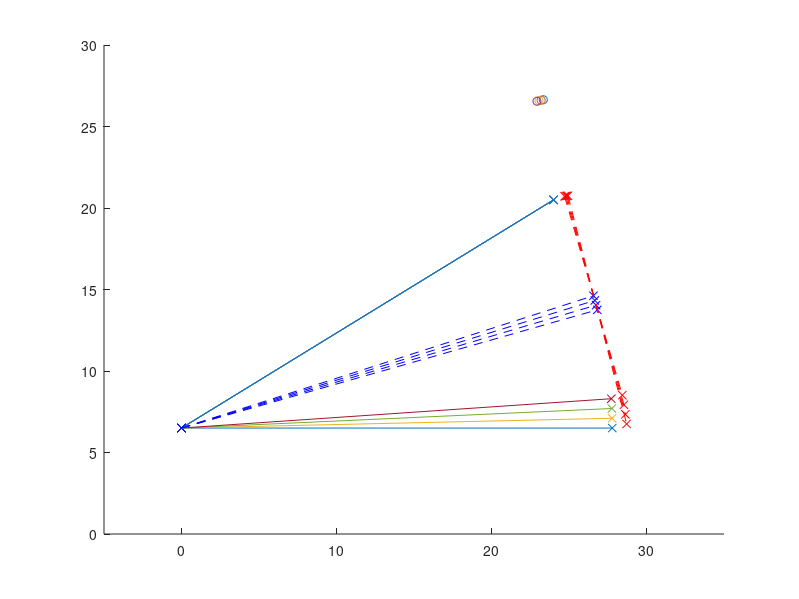
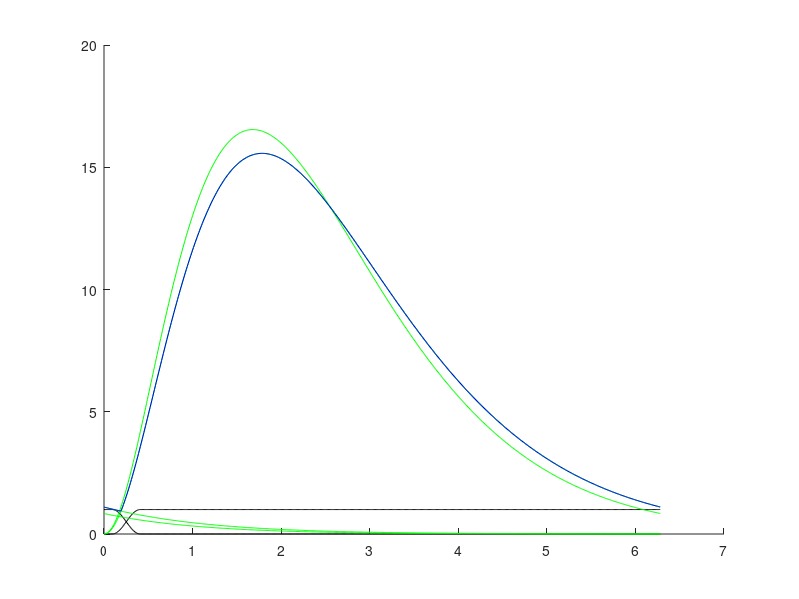
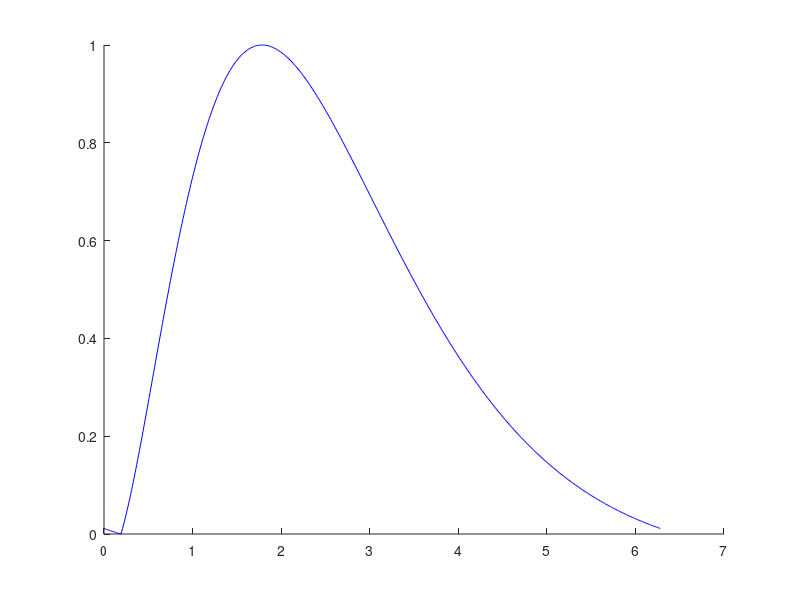
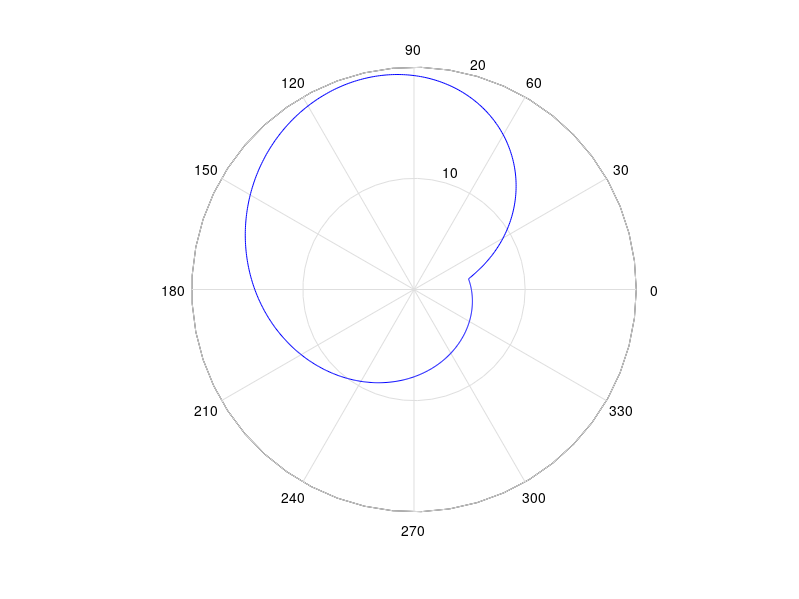

Write MATLAB code to recreate these figures, in order.
% The OxyGEN proyect by Profoty.xyz
% Together against the Covid-19
% V4.0 rev.17/03/2020
% 
% Website/blog: oxygen.protofy.xyz
% Contact: oxygen@protofy.xyz


%GEOMETRICAL PARAMETERS

clear;

%Length from the bearing to the hinge
l0 = 27.5;

%Length of the vertical wall that supports the hinge
h0 = 6.5;

%Lenght of the vertical support of the bearing
hb = 4.0;

%Bearing radius
br = 1.1;

%Array of different max and min positions of the bearing
h1a = [6.5, 7.1, 7.7, 8.3];
h2a = [20.5, 20.5, 20.5, 20.5];

%Number of cycles per cam turn (1 to 3).
nc = 1;

%Minimum radius of the camshaft
rmin = 5;


%BREATHING CYCLE PARAMETERS

%Duration of the inhale cycle / duration of the whole cycle
lambda1 = 0.500;
lambda2 = 0.04;

%Soft transition between inhale and exhale cycles
dpsi21 = 0.05;
dpsi12 = 0.04;

%Adjust parameters of the inhale curve
ga1 = 3.1;
gb1 = .85;
ff1 = 50;

%Adjust parametes of the exhale curve
ga2 = 3.1;
gb2 = .80;
ff2 = 50;


%GENERATION OF THE CURVES AND THE CAMSHAFT

%Generation of the geometry

l = sqrt(l0^2+hb^2);


for i = 1:numel(h1a);
    
    ymin(i) = h1a(i);
    ymax(i) = h2a(i);
    
    alphamin(i) = acos((h0 - h1a(i)) / l);
    alphamax(i) = acos((h0 - h2a(i)) / l);
    
    xmin(i) = l*sin(alphamin(i));    
    xmax(i) = l*sin(alphamax(i));
    
    d(i) = sqrt((xmin(i)-xmax(i))^2 + (ymin(i)-ymax(i))^2);
    
    alphatan(i) = (alphamin(i) + alphamax(i)) / 2;
    
    xtan(i) = l*sin(alphatan(i));    
    ytan(i) = h0 - l*cos(alphatan(i));
    
    xsup(i) = xtan(i) + (d(i)/2)*cos(alphatan(i));
    xinf(i) = xtan(i) - (d(i)/2)*cos(alphatan(i));
    
    ysup(i) = ytan(i) + (d(i)/2)*sin(alphatan(i));
    yinf(i) = ytan(i) - (d(i)/2)*sin(alphatan(i));
    
    xcam(i) = xtan(i) + (d(i)/2 + rmin + br)*cos(alphatan(i));
    ycam(i) = ytan(i) + (d(i)/2 + rmin + br)*sin(alphatan(i));
    
end;


%Time increment
dt = 0.01;

%time coordinate during the whole cycle
theta = 0:dt:2*pi;

%Generation of the soft transition between inhale and exhale curves
psi1 = [];
psi2 = [];

for i = 1:numel(theta);
    
    if theta(i) < (lambda2-dpsi21/2)*2*pi;
        psi1(i) = 0;
        
    elseif theta(i) < (lambda2+dpsi21/2)*2*pi;
        psi1(i) = 0.5 + 0.5*cos((theta(i)-(lambda2+dpsi21/2)*2*pi)/(2*dpsi21));
        
    else theta(i) < (lambda1-dpsi12/2)*2*pi;
        psi1(i) = 1;
        
    end;
    
    psi2(i) = 1 - psi1(i);
    
end;    


%Generation of the complete breathing cycle rho(theta)

rho = [];
rho1 = [];
rho2 = [];
rho2next = [];

rhomin = 1000;
rhomax = 0;

for i = 1:numel(theta);
    
    %Inhale curve
    rho1(i) = ff1*gampdf(theta(i), ga1, gb1);
    rho1next(i) = ff1*gampdf(theta(i)+2*pi, ga1, gb1);
    
    %Exhale curve
    rho2(i) = ff2*gampdf(theta(i), ga2, gb2);
    rho2next(i) = ff2*gampdf(theta(i)+2*pi, ga2, gb2);
    
   
    rho(i) = max(rho1(i), rho1next(i));
 
    
    %Capturing min and max in order to generate the normalized curve
    if rho(i) > rhomax
        rhomax = rho(i);
    end;
    
    if rho(i) < rhomin
        rhomin = rho(i);
    end;

end;


%Generation of a normalised curve and camshaft

rhonorm = [];
rhocam = [];

for i = 1:numel(theta);
    
    rhonorm(i) = (rho(i)-rhomin)/(rhomax-rhomin);
        
    for n = 1:numel(d)
        
        rhocam(n,i) = rmin + rhonorm(i)*d(n);
        
    end;
    
end;


%Generation of the first derivate of the camshaft geometry to analize and
%validate the design

drho = [];
drhonorm = [];
drhocam = [];

a = rmin;
b = 1/dt;

for i = 1 : numel(rho)-1;
    
    drho(i) = b*(rho(i+1)-rho(i));
    drhonorm(i) = b*(rhonorm(i+1)-rhonorm(i));
    drhocam(i) = b*(rhocam(i+1)-rhocam(i)) + a;
    
end;

drho(numel(rho)) = b*(rho(1)-rho(numel(rho)));
drhonorm(numel(rhonorm)) = b*(rhonorm(1)-rhonorm(numel(rhonorm)));
drhocam(numel(rhocam)) = b*(rhocam(1)-rhocam(numel(rhocam))) + a;


%X and Y coordinates during two cycles (for 2-cycle camshaft plot)

theta2 = [theta/2, (2*pi+theta)/2];

rhocam2 = [rhocam, rhocam];
drhocam2 = [drho, drho];


%X and Y coordinates during three cycles (for 3-cycle camshaft plot)

theta3 = [theta/3, (2*pi+theta)/3, (4*pi+theta)/3];

rhocam3 = [rhocam, rhocam, rhocam];
drhocam3 = [drho, drho, drho];



%GENERATION OF THE PLOTS

%Trying to print it out in real size (FAIL)
%set(gcf,'PaperUnits','centimeters'); 
%set(gcf,'PaperSize',[42 29.7]);


fpos = figure('Name', 'Dimensions', 'Units', 'centimeters', 'NumberTitle', 'off');
set(gcf,'PaperUnits','centimeters', 'PaperSize', [42/2 27.9/2]);
set(gcf, 'units', 'centimeters', 'position', [0, 0, 28, 20]);
fpos = gcf;
hold on

xlim([-5 35]);
ylim([0 30]);

for i = 1:numel(xmin)
    
    plot([0, xmin(i)], [h0, ymin(i)], '-x')    
    plot([0, xmax(i)], [h0, ymax(i)], '-x')
    
    plot([0, xtan(i)], [h0, ytan(i)], '--xb')
    
    plot([xsup(i), xinf(i)], [ysup(i), yinf(i)], '--xr')
    scatter(xcam(i), ycam(i))

end;

hold off




%Plot of the breathing cycle interpolation by curves

fcycle = figure('Name', 'Breath Cycle curves', 'Units', 'centimeters', 'NumberTitle', 'off');

hold on
plot(theta, psi1, '-k')
plot(theta, psi2, '-k')
plot(theta, rho1, '-g')
plot(theta, rho1next, '-g')
plot(theta, rho2, '-g')
plot(theta, rho2next, '-g')
%plot(theta, drho, '-r')
plot(theta, rho, '-b')
hold off

set(gcf,'PaperUnits','centimeters', 'PaperSize', [42/2 27.9/2]);
set(gcf, 'units', 'centimeters', 'position', [0, 0, 27.9, 27.9]);
fcam3 = gcf;


%Plot of the normalized breathing cycle and first derivate


fnorm = figure('Name', 'Normalized Breath Cycle', 'Units', 'centimeters', 'NumberTitle', 'off');

hold on
%plot(theta, drhonorm, '-r')
plot(theta, rhonorm, '-b')
hold off

set(gcf,'PaperUnits','centimeters', 'PaperSize', [42/2 27.9/2]);
set(gcf, 'units', 'centimeters', 'position', [0, 0, 27.9, 27.9]);
fcam3 = gcf;


%Plot of a 1-cycle camshaft

for n = 1:numel(d)

    fcam1 = figure('Name', '1-Cycle Camshaft', 'Units', 'centimeters', 'NumberTitle', 'off');
    %hold on
   
    %polarplot(theta, drhocam, '-r')
    polar(theta, rhocam(n,:), '-b')

    
    %rlim([0 25]);
    hold off

    set(gcf,'PaperUnits','centimeters', 'PaperSize', [42 27.9]);
    set(gcf, 'units', 'centimeters', 'position', [0, 0, 27.9, 27.9]);
    fcam3 = gcf;
    
end


% %Plot of a 2-cycle camshaft
% 
% fcam2 = figure('Name', '2-Cycle', 'Units', 'centimeters', 'NumberTitle', 'off');
% 
% %hold on;
% %polar(theta, drhocam2, '-r')
% polar(theta2, rhocam2, '-b')
% %hold off;
% 
% set(gcf,'PaperUnits','centimeters', 'PaperSize', [42 27.9]);
% set(gcf, 'units', 'centimeters', 'position', [0, 0, 27.9, 27.9]);
% fcam3 = gcf;
% 
% 
% %Plot of a 3-cycle camshaft
% 
% fcam3 = figure('Name', '3-Cycle', 'Units', 'centimeters', 'NumberTitle', 'off');
% 
% %hold on;
% %polar(theta,drhocam3)
% polar(theta3, rhocam3)
% %hold off;
% 
% set(gcf,'PaperUnits','centimeters', 'PaperSize', [42 27.9]);
% set(gcf, 'units', 'centimeters', 'position', [0, 0, 27.9, 27.9]);
% fcam3 = gcf;

% The OxyGEN proyect by Profoty.xyz
% Together against the Covid-19
% V4.0 rev.17/03/2020
% 
% Website/blog: oxygen.protofy.xyz
% Contact: oxygen@protofy.xyz